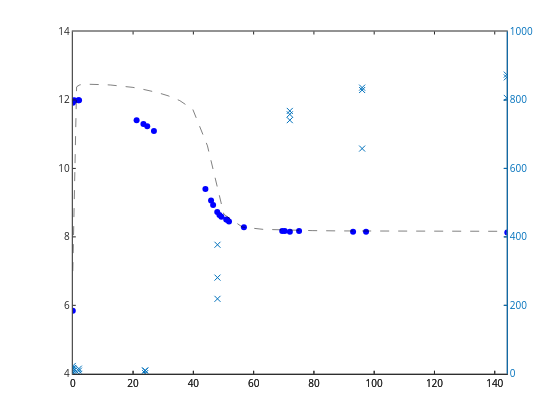

Source (notebook cell):
### Code cell
% more analyte data 

data=[...
%time	Al	Ca	Fe	K	Mg	Mn	Na	P	S	Si
0	0.013	0.017	0.0015	0.071	0.017	0.0001	0.169	0.0018	-0.001	-0.04
0.1	0.027	4.969	0.0021	0.656	0.002	0.0001	0.263	0.0003	0.273	0.08
2	0.026	3.807	0.0009	0.954	0.009	0	0.287	0.0008	0.525	0.03
24	0.048	0.78	0.0014	1.192	0.009	0	0.315	0.0009	0.828	0.224
48	0.007	1.93	0.0011	1.242	0.281	0.0001	0.276	0.0002	2.261	0.577
72	0.01	1.91	0.0009	1.297	0.768	0.0001	0.272	0.0014	2.327	1.151
96	0	1.833	0.0011	1.444	0.829	0.0001	0.281	0.0007	2.334	1.076
144	0.013	1.842	0.0089	1.692	0.874	0.0001	0.019	0.0012	2.338	1.021
0	0.004	0.007	0.0008	0.034	0.006	0.0001	0.19	0.0006	-0.001	-0.04
0.1	0.031	5.044	0.0014	0.656	0.01	0.0001	0.23	0.0003	0.305	0.089
2	0.019	6.721	0.001	0.926	0.015	0.0001	0.263	0.0004	0.542	0.041
24	0.07	2	0.001	1.068	0.002	0	0.02	0.0004	0.947	0.269
48	0.015	1.953	0.0022	1.142	0.377	0.0001	0.334	0.0007	2.371	0.698
72	0.006	1.854	0.0009	1.121	0.758	0.0001	0.289	0.0009	2.334	1.136
96	0	1.811	0.0018	1.265	0.836	0.0001	0.284	0.0006	2.408	1.097
144	0.02	1.808	0.0007	1.659	0.866	0.0001	0.383	0.0006	2.409	1.046
0	0.016	0.092	0.0008	0.056	0.023	0.0001	0.313	-0.0002	0.023	0.021
0.1	0.023	2.071	0.0021	0.816	0.016	-0.0001	0.435	0.0005	0.283	0.125
2	0.032	6.197	0.0014	1.188	0	0	0.359	0.0002	0.607	0.115
24	0.053	1.079	0.0018	1.579	0.01	0.0001	0.006	0.0007	0.991	0.425
48	0.003	1.818	0.0034	1.429	0.219	0	0.325	0.0012	2.04	0.935
72	0.004	2.015	0.0007	1.482	0.741	0.0001	0.336	0.0006	2.477	1.457
96	0.02	1.966	0.001	1.447	0.658	0.0001	101.904	0.0009	2.438	1.16
144	0.015	2.002	0.001	1.629	0.806	0.0001	97.952	0.0006	2.596	1.227
];

Al=data(:,2); Catime=data(:,3); Fe=data(:,4); K=data(:,5); Mg=data(:,6);
plot(timeres,pHres,'b.',time,pHphreeqc,'k--')
hold on
[ax, h1, h2]=plotyy([],[],sampletime,1e3*Mg);
set(h2,'linestyle','none')
set(h2,'marker','x')

### Figure 1 — Plotly figure (JSON) as saved in the notebook; plotly's stock layout.template omitted (floating-point values rounded to 4 significant figures)
{"data": [{"line": {"color": "rgb(0,0,255)", "width": 0.5}, "marker": {"color": "rgb(0,0,255)", "line": {"color": "rgb(0,0,255)"}, "size": 6, "symbol": "circle"}, "mode": "markers", "name": "", "showlegend": false, "type": "scatter", "visibility": true, "x": [0, 0, 0.13, 0.17, 0.47, 1.85, 2.07, 21.17, 23.43, 24.7, 26.92, 44, 45.87, 46.55, 47.92, 48.65, 49.3, 50.9, 51.2, 51.83, 56.78, 69.48, 70.32, 72.02, 75.08, 93, 97.3, 144.2], "xaxis": "x", "y": [5.84, 11.92, 11.96, 11.98, 11.99, 11.99, 11.99, 11.41, 11.3, 11.23, 11.09, 9.4, 9.06, 8.93, 8.73, 8.64, 8.59, 8.51, 8.5, 8.45, 8.28, 8.17, 8.17, 8.15, 8.17, 8.15, 8.15, 8.13], "yaxis": "y"}, {"line": {"color": "rgb(0,0,0)", "dash": "dash", "width": 0.5}, "marker": {"color": "rgb(0,0,0)", "line": {"color": "rgb(0,0,0)"}, "size": 6, "symbol": "none"}, "mode": "lines", "name": "", "showlegend": false, "type": "scatter", "visibility": true, "x": [0, 1.122, 1.259, 1.413, 1.585, 1.778, 1.995, 2.239, 2.512, 2.818, 3.162, 3.548, 3.981, 4.467, 5.012, 5.623, 6.31, 7.079, 7.943, 8.913, 10, 11.22, 12.59, 14.13, 15.85, 17.78, 19.95, 22.39, 25.12, 28.18, 31.62, 35.48, 39.81, 44.67, 50.12, 56.23, 63.1, 70.79, 79.43, 89.13, 100, 112.2, 125.9, 141.3, 158.5], "xaxis": "x", "y": [7, 12.36, 12.38, 12.39, 12.41, 12.42, 12.43, 12.44, 12.44, 12.45, 12.45, 12.46, 12.46, 12.46, 12.46, 12.46, 12.46, 12.46, 12.46, 12.45, 12.45, 12.44, 12.44, 12.43, 12.41, 12.39, 12.37, 12.33, 12.28, 12.21, 12.12, 11.98, 11.73, 10.66, 8.661, 8.288, 8.22, 8.197, 8.183, 8.174, 8.168, 8.164, 8.162, 8.16, 8.16], "yaxis": "y"}, {"line": {"color": "rgb(0,113,188)", "width": 0.5}, "marker": {"color": "rgb(0,113,188)", "line": {"color": "rgb(0,113,188)"}, "size": 6, "symbol": "x-thin-open"}, "mode": "markers", "name": "", "showlegend": false, "type": "scatter", "visibility": true, "x": [0, 0.1, 2, 24, 48, 72, 96, 144, 0, 0.1, 2, 24, 48, 72, 96, 144, 0, 0.1, 2, 24, 48, 72, 96, 144], "xaxis": "x2", "y": [17, 2, 9, 9, 281, 768, 829, 874, 6, 10, 15, 2, 377, 758, 836, 866, 23, 16, 0, 10, 219, 741, 658, 806], "yaxis": "y2"}], "layout": {"height": 420, "hovermode": "closest", "margin": {"b": 0, "l": 0, "r": 0, "t": 0}, "plot_bgcolor": "rgba(0,0,0,0)", "showlegend": false, "width": 560, "xaxis": {"anchor": "y", "autorange": false, "domain": [0.13, 0.905], "exponentformat": "none", "gridcolor": "rgba(38,38,38,0.15)", "gridwidth": 1, "linecolor": "rgb(38,38,38)", "linewidth": 1, "mirror": "ticks", "range": [0, 144], "showgrid": false, "showline": true, "side": "bottom", "spikedash": "solid", "spikemode": "across", "spikesides": false, "spikethickness": 1, "tickangle": 0, "tickcolor": "rgb(38,38,38)", "tickfont": {"color": "rgb(38,38,38)", "size": 10}, "ticklen": 3, "ticks": "inside", "ticktext": ["0", "20", "40", "60", "80", "100", "120", "140"], "tickvals": [0, 20, 40, 60, 80, 100, 120, 140], "title": {"font": {"color": "rgb(0,0,0)", "size": 11}, "text": ""}, "type": "linear", "visible": true, "zeroline": false}, "xaxis2": {"anchor": "y2", "autorange": false, "domain": [0.13, 0.905], "exponentformat": "none", "gridcolor": "rgba(38,38,38,0.15)", "gridwidth": 1, "linecolor": "rgb(38,38,38)", "linewidth": 1, "mirror": false, "range": [0, 144], "showgrid": false, "showline": true, "side": "bottom", "spikedash": "solid", "spikemode": "across", "spikesides": false, "spikethickness": 1, "tickangle": 0, "tickcolor": "rgb(38,38,38)", "tickfont": {"color": "rgb(38,38,38)", "size": 10}, "ticklen": 3, "ticks": "inside", "ticktext": ["0", "20", "40", "60", "80", "100", "120", "140"], "tickvals": [0, 20, 40, 60, 80, 100, 120, 140], "title": {"font": {"color": "rgb(0,0,0)", "size": 11}, "text": ""}, "type": "linear", "visible": true, "zeroline": false}, "yaxis": {"anchor": "x", "autorange": false, "domain": [0.11, 0.925], "exponentformat": "none", "gridcolor": "rgba(38,38,38,0.15)", "gridwidth": 1, "linecolor": "rgb(38,38,38)", "linewidth": 1, "mirror": "ticks", "range": [4, 14], "showgrid": false, "showline": true, "side": "left", "spikedash": "solid", "spikemode": "across", "spikesides": false, "spikethickness": 1, "tickangle": 0, "tickcolor": "rgb(38,38,38)", "tickfont": {"color": "rgb(38,38,38)", "size": 10}, "ticklen": 3, "ticks": "inside", "ticktext": ["4", "6", "8", "10", "12", "14"], "tickvals": [4, 6, 8, 10, 12, 14], "title": {"font": {"color": "rgb(0,0,0)", "size": 11}, "text": ""}, "type": "linear", "visible": true, "zeroline": false}, "yaxis2": {"anchor": "x2", "autorange": false, "domain": [0.11, 0.925], "exponentformat": "none", "gridcolor": "rgba(38,38,38,0.15)", "gridwidth": 1, "linecolor": "rgb(0,113,188)", "linewidth": 1, "mirror": false, "range": [0, 1000], "showgrid": false, "showline": true, "side": "right", "spikedash": "solid", "spikemode": "across", "spikesides": false, "spikethickness": 1, "tickangle": 0, "tickcolor": "rgb(0,113,188)", "tickfont": {"color": "rgb(0,113,188)", "size": 10}, "ticklen": 3, "ticks": "inside", "ticktext": ["0", "200", "400", "600", "800", "1000"], "tickvals": [0, 200, 400, 600, 800, 1000], "title": {"font": {"color": "rgb(0,113,188)", "size": 11}, "text": ""}, "type": "linear", "visible": true, "zeroline": false}}}
